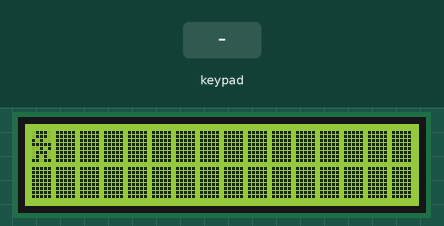
Recording of a sketch running on a simulated Arduino Uno, built with avr-gcc and run on an emulated ATmega328P. On the bench: 16×2 character LCD. Inputs (shaded band) come from the test bench. Random numbers use the default seed unless the sketch sets one; what the sketch prints to the serial monitor is not drawn.

Above: at 0.9 s.
1.0 s: keypad keys 9 8 7 6 pressed 0.4 s apart
At 3.6 s:
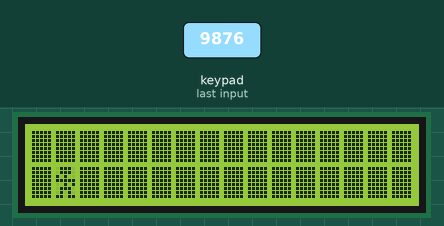
4.1 s: key '6' pressed
At 5.4 s:
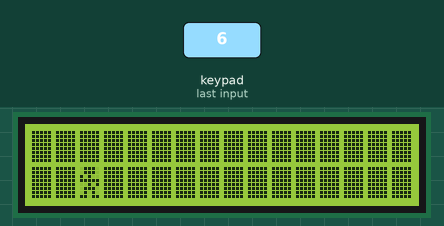
5.7 s: keypad keys 9 8 7 6 # pressed 0.4 s apart
At 8.2 s:
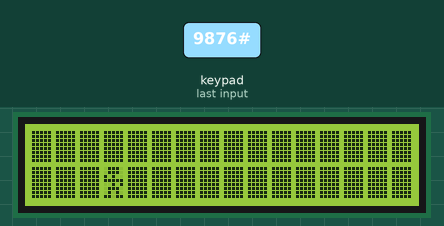
9.2 s: keypad keys 9 8 7 6 * pressed 0.4 s apart
At 10.9 s:
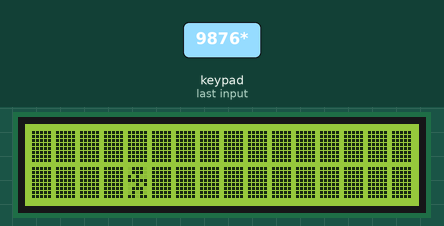
12.7 s: key '2' pressed
At 14.0 s:
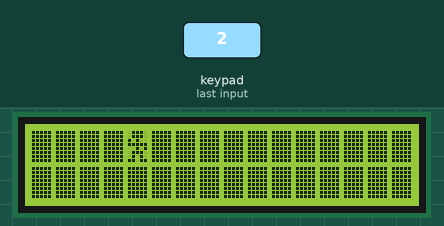
14.3 s: key '4' pressed
At 15.0 s:
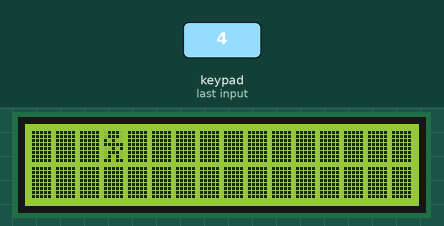
Timing chart, 0 to 16.9 s (numbered marks = the images above; inputs shaded):
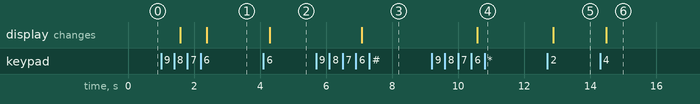

Measured:
- after the input at 1.0 s, the display: first changes after 0.59 s (image 1 shows a later state)
- after the input at 4.1 s, the display: changes after 0.19 s (image 2)
- after the input at 5.7 s, the display: changes after 1.4 s (image 3)
- after the input at 9.2 s, the display: changes after 1.4 s (image 4)
- after the input at 12.7 s, the display: changes after 0.19 s (image 5)
- after the input at 14.3 s, the display: changes after 0.18 s (image 6)

The sketch:

lab11-Basic2-3.ino
```cpp
#include<Arduino_FreeRTOS.h>
#include<Key.h>
#include <Wire.h>
#include<Keypad.h>
#include<LiquidCrystal_I2C.h>
#define KEY_ROWS 4
#define KEY_COLS 4
#include <queue.h>
char key;
char keymap[KEY_ROWS][KEY_COLS] = {
  {'1', '2', '3', 'A'},
  {'4', '5', '6', 'B'},
  {'7', '8', '9', 'C'},
  {'*', '0', '#', 'D'}
};
byte colPins[KEY_COLS] = {9, 8, 7, 6};
// Column pin 1~4
byte rowPins[KEY_ROWS] = {13, 12, 11, 10}; //Initialize keypad.
Keypad myKeypad = Keypad(makeKeymap(keymap), rowPins, colPins, KEY_ROWS, KEY_COLS);


QueueHandle_t Global_Queue_Handle = 0; //Global Handler
QueueHandle_t Map_Queue_Handle = 0; //Global Handler
TaskHandle_t Map;
LiquidCrystal_I2C lcd(0x3F,16,2);

void setup() {
    // Now set up three tasks to run independently
  Serial.begin(9600);
    while (!Serial) {
    ; // wait for serial port to connect.
      }
        lcd.init();                lcd.backlight();
//  lcd.createChar(0, err_dragon);

  // Create a queue of 3 int
  Global_Queue_Handle = xQueueCreate(3, sizeof(int));
  Map_Queue_Handle = xQueueCreate(2,sizeof(int));
  xTaskCreate( //Task1 : Login.
    controlTask,   // Pointer to function for thse task
    (const portCHAR *) "Task1", // Name for the task
    100,      // Stack size
    NULL,     // NULL task parameter
    1,        // This task will run at First priority 1
    NULL );   // Do not use the task handle
  xTaskCreate(mapTask, (const portCHAR *) "Task3", 42, NULL, 1, &Map);
  xTaskCreate(DisplayTask, (const portCHAR *) "Task2", 144, NULL, 1, NULL);//Task3 : Display.
  lcd.begin(16, 2);   // initialize LCD //size of LCD.
  lcd.backlight();    // open LCD backlight

   vTaskStartScheduler();
}

void loop() {
  // put your main code here, to run repeatedly:
}
//int change_position = 0;

void controlTask(void *pvParameters) { //seven segment.
  (void) pvParameters;
  int current_x=0;
  int current_y=0;
  int change_position=0;
  for( ;; ) // A Task shall never return or exit.
   {
//        Serial.println("sent value:");
//        Serial.print(current_x);
//        Serial.print(" ");
//        Serial.println(current_y);
        if(!xQueueSend(Global_Queue_Handle, &current_x, 1000))
          Serial.println("Failed to send current_x to queue");
//        vTaskDelay(500/portTICK_PERIOD_MS);//delay 3 sec
        if(!xQueueSend(Global_Queue_Handle, &current_y, 1000))
          Serial.println("Failed to send current_Y to queue");
//        vTaskDelay(500/portTICK_PERIOD_MS);//delay 3 sec
        if(!xQueueSend(Global_Queue_Handle, &change_position, 1000))
          Serial.println("Failed to send to queue");
//        vTaskDelay(500/portTICK_PERIOD_MS);//delay 3 sec

        key = myKeypad.getKey();
        if(key == '2'){//UP
          if(current_y ==0){

          }
          else{
            current_y -=1;
            change_position = 1;
          }
        }
        else if(key == '8'){
          if(current_y ==1){

          }
          else{
            current_y +=1;
            change_position = 1;
          }
        }
        else if(key == '4'){
          if(current_x ==0){

          }
          else{
            current_x -=1;
            change_position = 1;
          }
        }
        else if(key == '6'){ //Right.
          if(current_x ==15){

          }
          else{
            current_x +=1;
            change_position = 1;
          }
        }
//        lcd.setCursor(current_x, current_y);  // setting cursor
        vTaskDelay(5);
   }
}
void mapTask(void *pvParameters) { //Generate mine position.
  (void) pvParameters;
  int mineX, mineY;
  for( ;; ) // A Task shall never return or exit.
   {
        mineX = random(0,16);
        mineY = random(0,2);
        Serial.print(mineX);
        Serial.print(", ");
        Serial.println(mineY);
//        if(!xQueueSend(Global_Queue_Handle, &mineX, 1000))
//          Serial.println("Failed to send mineX to queue");
//        if(!xQueueSend(Global_Queue_Handle, &mineY, 1000))
//          Serial.println("Failed to send mineY to queue");
        vTaskDelay(5);
        vTaskSuspend(Map);
   }
}


byte minesweeper[8] = {B01110,B01110,B10100,B11111,B00101,B01110,B01010,B11011};
byte unchecked[8] = {B11111,B11111,B11111,B11111,B11111,B11111,B11111,B11111};
byte exploded[8] = {B00100,B10101,B01110,B11111,B11111,B01110,B10101,B00100};
byte succeeded[8] = {B00100,B00110,B00111,B00110,B00100,B00100,B01110,B11111};
void DisplayTask(void *pvParameters) { //seven segment.
  (void) pvParameters;
  int col, row;
  int last_x, last_y;
  int change_position=0;
  int i,j;
  int mineX,mineY;
  int Getmine_place = 0;
  lcd.createChar(0, minesweeper);
  lcd.createChar(1, unchecked);
  lcd.createChar(2, exploded);
  lcd.createChar(3, succeeded);
        for(i=0; i<=1; i++){
          for(j=0; j<=15; j++){
              lcd.setCursor(j,i);
              lcd.write(1);
          }
        }
  for( ;; ) // A Task shall never return or exit.
   {

//        //Get mine positoin.
//        if(!Getmine_place){
//        if(xQueueReceive(Global_Queue_Handle,&mineX,1000)){
//          Serial.print("Get mineX ");
//         }
//        else
//         Serial.println("Failed to receive mineX from queue");
//
//        if(xQueueReceive(Global_Queue_Handle,&mineY,1000)){
//          Serial.print("Get mineY ");
//        }
//        else
//         Serial.println("Failed to receive mineY from queue");
//          Getmine_place = 1;
//        }
//
        if(xQueueReceive(Global_Queue_Handle,&col,1000)){
          Serial.println("receive value:");
          Serial.println(col);   }
        else
         Serial.println("Failed to receive from queue");

        if(xQueueReceive(Global_Queue_Handle,&row,1000)){
          Serial.println("receive value:");
          Serial.println(row);   }
        else
         Serial.println("Failed to receive from queue");

        if(xQueueReceive(Global_Queue_Handle,&change_position,1000)){
          Serial.println("Change position?:");
          Serial.println(change_position);   }
        else
         Serial.println("Failed to receive from queue");

        if(change_position){
//          lcd.clear();

          lcd.setCursor(last_x, last_y);
//          lcd.setCursor(col,row);  // setting cursor
          lcd.write(1);
          change_position = 0;
        }
          lcd.setCursor(col,row);  // setting cursor
          lcd.write(0);
        last_x = col;
        last_y =row;
        vTaskDelay(5);
   }
}
```
